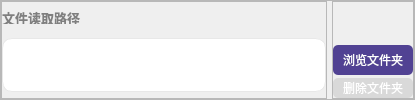
                <widget class="QFrame" name="frame">
                 <property name="minimumSize">
                  <size>
                   <width>0</width>
                   <height>86</height>
                  </size>
                 </property>
                 <property name="frameShape">
                  <enum>QFrame::StyledPanel</enum>
                 </property>
                 <property name="frameShadow">
                  <enum>QFrame::Raised</enum>
                 </property>
                 <layout class="QHBoxLayout" name="horizontalLayout_8">
                  <property name="spacing">
                   <number>5</number>
                  </property>
                  <property name="leftMargin">
                   <number>0</number>
                  </property>
                  <property name="topMargin">
                   <number>0</number>
                  </property>
                  <property name="rightMargin">
                   <number>0</number>
                  </property>
                  <property name="bottomMargin">
                   <number>0</number>
                  </property>
                  <item>
                   <widget class="QFrame" name="frame_5">
                    <property name="minimumSize">
                     <size>
                      <width>34</width>
                      <height>0</height>
                     </size>
                    </property>
                    <property name="frameShape">
                     <enum>QFrame::StyledPanel</enum>
                    </property>
                    <property name="frameShadow">
                     <enum>QFrame::Raised</enum>
                    </property>
                    <layout class="QVBoxLayout" name="verticalLayout_9">
                     <property name="spacing">
                      <number>0</number>
                     </property>
                     <property name="leftMargin">
                      <number>0</number>
                     </property>
                     <property name="topMargin">
                      <number>0</number>
                     </property>
                     <property name="rightMargin">
                      <number>0</number>
                     </property>
                     <property name="bottomMargin">
                      <number>0</number>
                     </property>
                     <item>
                      <widget class="QLabel" name="label_4">
                       <property name="maximumSize">
                        <size>
                         <width>16777215</width>
                         <height>13</height>
                        </size>
                       </property>
                       <property name="font">
                        <font>
                         <pointsize>10</pointsize>
                         <bold>true</bold>
                        </font>
                       </property>
                       <property name="styleSheet">
                        <string notr="true">color: rgb(127, 127, 127);</string>
                       </property>
                       <property name="text">
                        <string>文件读取路径</string>
                       </property>
                      </widget>
                     </item>
                     <item>
                      <widget class="QListWidget" name="list_write_folderPath">
                       <property name="minimumSize">
                        <size>
                         <width>324</width>
                         <height>54</height>
                        </size>
                       </property>
                       <property name="maximumSize">
                        <size>
                         <width>290</width>
                         <height>44</height>
                        </size>
                       </property>
                       <property name="styleSheet">
                        <string notr="true">*{border-radius:10px;
background-color: rgb(255, 255, 255);
border:1px solid rgb(232, 232, 232);
color: rgb(121, 121, 121)}

QScrollBar {              
            border: none;
            background:white;
            width:3px;
            margin: 0px 0px 0px 0px;
        }
        QScrollBar::handle {
            background: qlineargradient(x1:0, y1:0, x2:1, y2:0,
            stop: 0 rgb(32, 47, 130), stop: 0.5 rgb(32, 47, 130), stop:1 rgb(32, 47, 130));
            min-height: 0px;
        }
        QScrollBar::add-line{
            background: qlineargradient(x1:0, y1:0, x2:1, y2:0,
            stop: 0 rgb(32, 47, 130), stop: 0.5 rgb(32, 47, 130),  stop:1 rgb(32, 47, 130));
            height: 0px;
            subcontrol-position: bottom;
            subcontrol-origin: margin;
        }
        QScrollBar::sub-line {
            background: qlineargradient(x1:0, y1:0, x2:1, y2:0,
            stop: 0  rgb(32, 47, 130), stop: 0.5 rgb(32, 47, 130),  stop:1 rgb(32, 47, 130));
            height: 0 px;
            subcontrol-position: top;
            subcontrol-origin: margin;
        }</string>
                       </property>
                      </widget>
                     </item>
                    </layout>
                   </widget>
                  </item>
                  <item>
                   <widget class="QFrame" name="frame_2">
                    <property name="maximumSize">
                     <size>
                      <width>100</width>
                      <height>16777215</height>
                     </size>
                    </property>
                    <property name="frameShape">
                     <enum>QFrame::StyledPanel</enum>
                    </property>
                    <property name="frameShadow">
                     <enum>QFrame::Raised</enum>
                    </property>
                    <layout class="QVBoxLayout" name="verticalLayout_5">
                     <property name="spacing">
                      <number>3</number>
                     </property>
                     <property name="leftMargin">
                      <number>0</number>
                     </property>
                     <property name="topMargin">
                      <number>0</number>
                     </property>
                     <property name="rightMargin">
                      <number>0</number>
                     </property>
                     <property name="bottomMargin">
                      <number>0</number>
                     </property>
                     <item>
                      <spacer name="verticalSpacer">
                       <property name="orientation">
                        <enum>Qt::Vertical</enum>
                       </property>
                       <property name="sizeType">
                        <enum>QSizePolicy::Maximum</enum>
                       </property>
                       <property name="sizeHint" stdset="0">
                        <size>
                         <width>20</width>
                         <height>23</height>
                        </size>
                       </property>
                      </spacer>
                     </item>
                     <item alignment="Qt::AlignBottom">
                      <widget class="QPushButton" name="btn_write_readFolder">
                       <property name="minimumSize">
                        <size>
                         <width>80</width>
                         <height>30</height>
                        </size>
                       </property>
                       <property name="maximumSize">
                        <size>
                         <width>80</width>
                         <height>30</height>
                        </size>
                       </property>
                       <property name="styleSheet">
                        <string notr="true">*{border-radius:5px;
	font-size:12px;
	color: rgb(255, 255, 255);
	
	background-color:rgb(81, 66, 147) ;
}

*:hover{
	
	background-color: rgb(255, 179, 54);
}
QPushButton:pressed{
	
	background-color: rgb(235, 159, 34);
}</string>
                       </property>
                       <property name="text">
                        <string>浏览文件夹</string>
                       </property>
                      </widget>
                     </item>
                     <item>
                      <widget class="QPushButton" name="btn_write_deleteFolder">
                       <property name="minimumSize">
                        <size>
                         <width>80</width>
                         <height>20</height>
                        </size>
                       </property>
                       <property name="maximumSize">
                        <size>
                         <width>80</width>
                         <height>16777215</height>
                        </size>
                       </property>
                       <property name="styleSheet">
                        <string notr="true">*{border-radius:5px;
	font-size:12px;
	color: rgb(255, 255, 255);
	
	background-color:rgb(217, 217, 217) ;
}

*:hover{
	
	background-color: rgb(223, 145, 146);
}
QPushButton:pressed{
	
	background-color: rgb(203, 125, 126);
}</string>
                       </property>
                       <property name="text">
                        <string>删除文件夹</string>
                       </property>
                      </widget>
                     </item>
                    </layout>
                   </widget>
                  </item>
                  <item>
                   <spacer name="horizontalSpacer_3">
                    <property name="orientation">
                     <enum>Qt::Horizontal</enum>
                    </property>
                    <property name="sizeType">
                     <enum>QSizePolicy::MinimumExpanding</enum>
                    </property>
                    <property name="sizeHint" stdset="0">
                     <size>
                      <width>0</width>
                      <height>20</height>
                     </size>
                    </property>
                   </spacer>
                  </item>
                 </layout>
                </widget>
